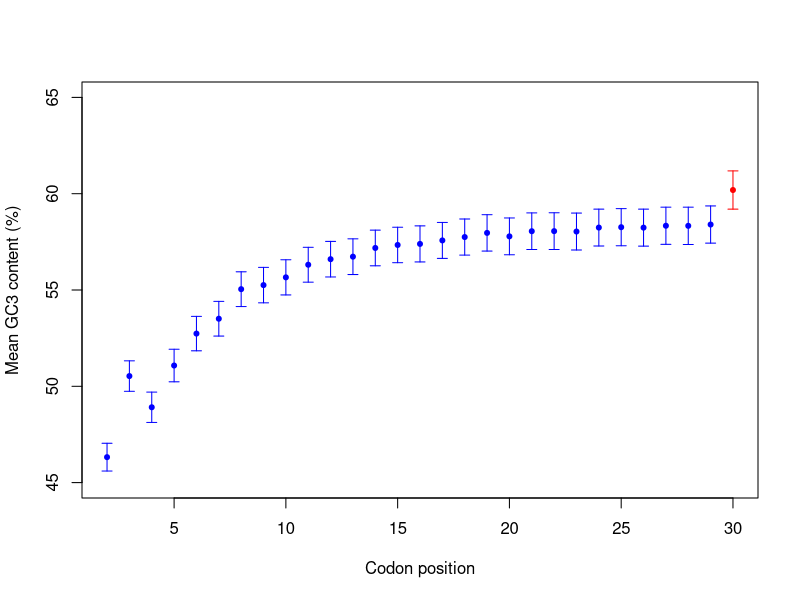

Write the R code that produced this figure.
#Figure 4 

data1 <- read.csv("GC3_core.csv",header=T)
attach(data1)

dims <- dim(data1)

m.gc<-c()
sd.gc<-c()
sem.gc<-c()
x<-c(2:30)

for (i in c(4:dims[2])){
gc<- unlist(data1[i]) *100

#Calculate mean GC3 content
m.gc<-c(m.gc,mean(gc))

#Standard deviation
sd.1<-sd(gc)
sd.gc<-c(sd.gc,sd.1)
sem.1<-sd.1/sqrt(length(gc))
sem.gc<-c(sem.gc,sem.1)

}

core.gc<-unlist(data1$Core_GC) * 100
m.gc<-c(m.gc,mean(core.gc))
sd.gc<-c(sd.gc,sd(core.gc))
sem.gc<-c(sem.gc,sd(core.gc)/sqrt(length(core.gc)))

col_v.1 <- rep("blue",28)
col_v <-c(col_v.1,"red")

pdf("Fig4_Scatterplot_GC3_SEM.pdf")
plot(x,m.gc, pch=20,col=col_v, xlab="Codon position", ylab="Mean GC3 content (%)", ylim=c(45,65))
arrows(x,m.gc+sem.gc,x,m.gc-sem.gc,length=0.05, angle=90, code=3, col=col_v)
dev.off()
